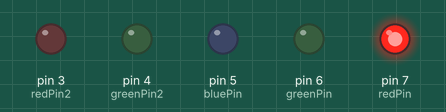
Recording of a sketch running on a simulated Arduino Uno, built with avr-gcc and run on an emulated ATmega328P. On the bench: output pins drawn as LEDs (lit = HIGH).

Above: at 0.5 s.
At 1.5 s:
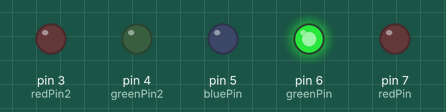
At 2.5 s:
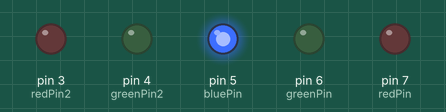
At 3.5 s:
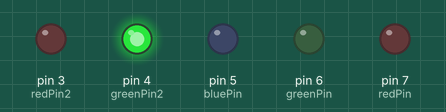
At 4.5 s:
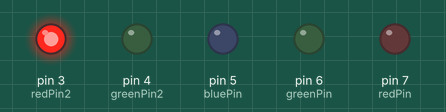
Timing chart, 0 to 6.5 s (numbered marks = the images above):
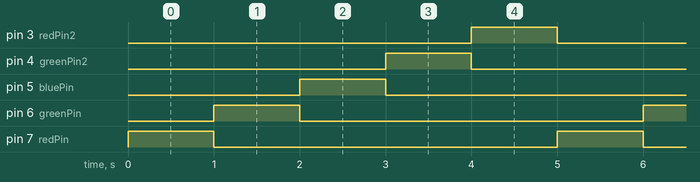

The sketch:

claser.ino
```cpp
/*
 * In this program, I implement a light chaser in order of red, green. blue, green and red.
 */
#define redPin 7
#define greenPin 6
#define bluePin 5
#define greenPin2 4
#define redPin2 3

void setup() {
  // put your setup code here, to run once:
  Serial.begin(115200);
  pinMode(redPin,OUTPUT);
  pinMode(greenPin,OUTPUT);
  pinMode(bluePin,OUTPUT);
  pinMode(greenPin2,OUTPUT);
  pinMode(redPin2,OUTPUT);
}

void loop() {
  digitalWrite(redPin, HIGH);   // red light turn on
  delay(1000);
  digitalWrite(redPin, LOW);    // red light turn off

  digitalWrite(greenPin, HIGH);   // green light turn on
  delay(1000);
  digitalWrite(greenPin, LOW);    // green light turn off

  digitalWrite(bluePin, HIGH);   // blue light turn on
  delay(1000);
  digitalWrite(bluePin, LOW);    // blue light turn off

  digitalWrite(greenPin2, HIGH);   // green2 light turn on
  delay(1000);
  digitalWrite(greenPin2, LOW);    // green2 light turn off

  digitalWrite(redPin2, HIGH);   // red2 light turn on
  delay(1000);
  digitalWrite(redPin2, LOW);    // red2 light turn off
}
```

Measured:
- by itself, pin 3 (redPin2), pin 4 (greenPin2), pin 5 (bluePin), pin 6 (greenPin), pin 7 (redPin): alternates HIGH for 1.0 s and LOW for 4.0 s
- by itself, everything shown: repeats every 5.0 s, in 6 steps
